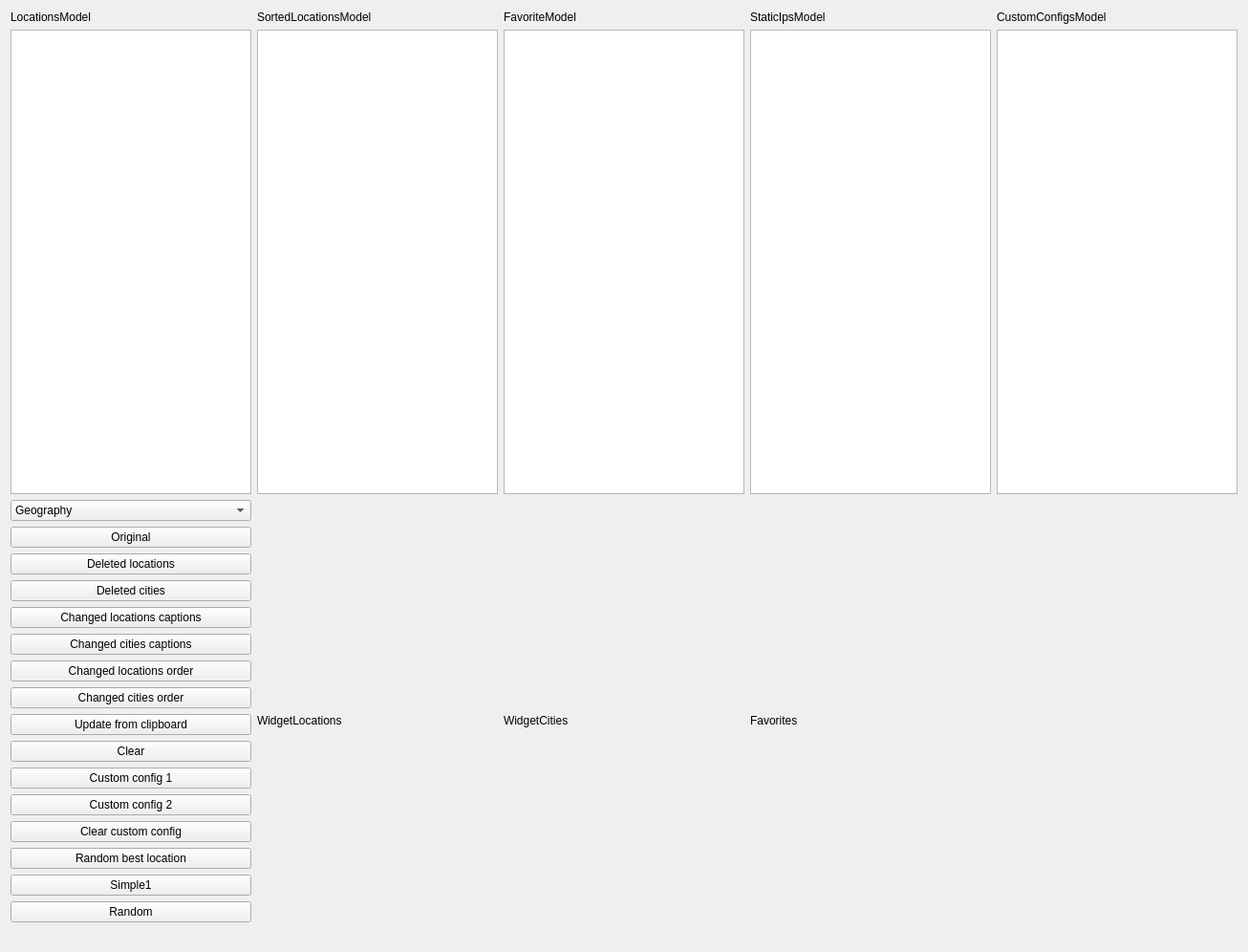
<?xml version="1.0" encoding="UTF-8"?>
<ui version="4.0">
 <class>Widget</class>
 <widget class="QWidget" name="Widget">
  <property name="geometry">
   <rect>
    <x>0</x>
    <y>0</y>
    <width>1306</width>
    <height>996</height>
   </rect>
  </property>
  <property name="windowTitle">
   <string>Widget</string>
  </property>
  <layout class="QVBoxLayout" name="verticalLayout_7">
   <item>
    <layout class="QGridLayout" name="gridLayout">
     <item row="0" column="1">
      <layout class="QVBoxLayout" name="verticalLayout_2">
       <item>
        <widget class="QLabel" name="label_2">
         <property name="text">
          <string>SortedLocationsModel</string>
         </property>
        </widget>
       </item>
       <item>
        <widget class="QTreeView" name="treeViewSortedLocations">
         <property name="minimumSize">
          <size>
           <width>250</width>
           <height>0</height>
          </size>
         </property>
         <property name="verticalScrollBarPolicy">
          <enum>Qt::ScrollBarAsNeeded</enum>
         </property>
         <property name="horizontalScrollBarPolicy">
          <enum>Qt::ScrollBarAsNeeded</enum>
         </property>
         <property name="verticalScrollMode">
          <enum>QAbstractItemView::ScrollPerPixel</enum>
         </property>
         <property name="animated">
          <bool>true</bool>
         </property>
         <attribute name="headerVisible">
          <bool>false</bool>
         </attribute>
        </widget>
       </item>
      </layout>
     </item>
     <item row="0" column="4">
      <layout class="QVBoxLayout" name="verticalLayout_5">
       <item>
        <widget class="QLabel" name="label_5">
         <property name="text">
          <string>CustomConfigsModel</string>
         </property>
        </widget>
       </item>
       <item>
        <widget class="QListView" name="listViewCustomConfig"/>
       </item>
      </layout>
     </item>
     <item row="0" column="2">
      <layout class="QVBoxLayout" name="verticalLayout_3">
       <item>
        <widget class="QLabel" name="label_3">
         <property name="text">
          <string>FavoriteModel</string>
         </property>
        </widget>
       </item>
       <item>
        <widget class="QListView" name="listViewFavorite"/>
       </item>
      </layout>
     </item>
     <item row="0" column="3">
      <layout class="QVBoxLayout" name="verticalLayout_4">
       <item>
        <widget class="QLabel" name="label_4">
         <property name="text">
          <string>StaticIpsModel</string>
         </property>
        </widget>
       </item>
       <item>
        <widget class="QListView" name="listViewStaticIps"/>
       </item>
      </layout>
     </item>
     <item row="0" column="0">
      <layout class="QVBoxLayout" name="verticalLayout">
       <item>
        <widget class="QLabel" name="label">
         <property name="text">
          <string>LocationsModel</string>
         </property>
        </widget>
       </item>
       <item>
        <widget class="QTreeView" name="treeViewLocations">
         <attribute name="headerVisible">
          <bool>false</bool>
         </attribute>
        </widget>
       </item>
      </layout>
     </item>
     <item row="1" column="1">
      <layout class="QVBoxLayout" name="verticalLayout_6">
       <item>
        <widget class="QLabel" name="label_6">
         <property name="text">
          <string>WidgetLocations</string>
         </property>
        </widget>
       </item>
      </layout>
     </item>
     <item row="1" column="2">
      <layout class="QVBoxLayout" name="verticalLayout_8">
       <item>
        <widget class="QLabel" name="label_7">
         <property name="text">
          <string>WidgetCities</string>
         </property>
        </widget>
       </item>
      </layout>
     </item>
     <item row="1" column="3">
      <layout class="QVBoxLayout" name="verticalLayout_9">
       <item>
        <widget class="QLabel" name="label_9">
         <property name="text">
          <string>Favorites</string>
         </property>
        </widget>
       </item>
      </layout>
     </item>
     <item row="1" column="0">
      <layout class="QVBoxLayout" name="verticalLayout_10">
       <item>
        <widget class="QComboBox" name="cbSort">
         <item>
          <property name="text">
           <string>Geography</string>
          </property>
         </item>
         <item>
          <property name="text">
           <string>Alphabet</string>
          </property>
         </item>
         <item>
          <property name="text">
           <string>Latency</string>
          </property>
         </item>
        </widget>
       </item>
       <item>
        <widget class="QPushButton" name="btnOriginal">
         <property name="text">
          <string>Original</string>
         </property>
        </widget>
       </item>
       <item>
        <widget class="QPushButton" name="btnDeletedLocations">
         <property name="text">
          <string>Deleted locations</string>
         </property>
        </widget>
       </item>
       <item>
        <widget class="QPushButton" name="btnDeletedCities">
         <property name="text">
          <string>Deleted cities</string>
         </property>
        </widget>
       </item>
       <item>
        <widget class="QPushButton" name="btnChangedLocations">
         <property name="text">
          <string>Changed locations captions</string>
         </property>
        </widget>
       </item>
       <item>
        <widget class="QPushButton" name="btnChangedCities">
         <property name="text">
          <string>Changed cities captions</string>
         </property>
        </widget>
       </item>
       <item>
        <widget class="QPushButton" name="btnChangedLocationsOrder">
         <property name="text">
          <string>Changed locations order</string>
         </property>
        </widget>
       </item>
       <item>
        <widget class="QPushButton" name="btnChangedCitiesOrder">
         <property name="text">
          <string>Changed cities order</string>
         </property>
        </widget>
       </item>
       <item>
        <widget class="QPushButton" name="btnClipboard">
         <property name="text">
          <string>Update from clipboard</string>
         </property>
        </widget>
       </item>
       <item>
        <widget class="QPushButton" name="btnClear">
         <property name="text">
          <string>Clear</string>
         </property>
        </widget>
       </item>
       <item>
        <widget class="QPushButton" name="btnCustomConfig1">
         <property name="text">
          <string>Custom config 1</string>
         </property>
        </widget>
       </item>
       <item>
        <widget class="QPushButton" name="btnCustomConfig2">
         <property name="text">
          <string>Custom config 2</string>
         </property>
        </widget>
       </item>
       <item>
        <widget class="QPushButton" name="btnClearCustomConfig">
         <property name="text">
          <string>Clear custom config</string>
         </property>
        </widget>
       </item>
       <item>
        <widget class="QPushButton" name="btnBestLocation">
         <property name="text">
          <string>Random best location</string>
         </property>
        </widget>
       </item>
       <item>
        <widget class="QPushButton" name="btnSimple1">
         <property name="text">
          <string>Simple1</string>
         </property>
        </widget>
       </item>
       <item>
        <widget class="QPushButton" name="btnRandom">
         <property name="text">
          <string>Random</string>
         </property>
        </widget>
       </item>
       <item>
        <spacer name="horizontalSpacer">
         <property name="orientation">
          <enum>Qt::Horizontal</enum>
         </property>
         <property name="sizeHint" stdset="0">
          <size>
           <width>40</width>
           <height>20</height>
          </size>
         </property>
        </spacer>
       </item>
      </layout>
     </item>
    </layout>
   </item>
  </layout>
 </widget>
 <resources/>
 <connections/>
</ui>
